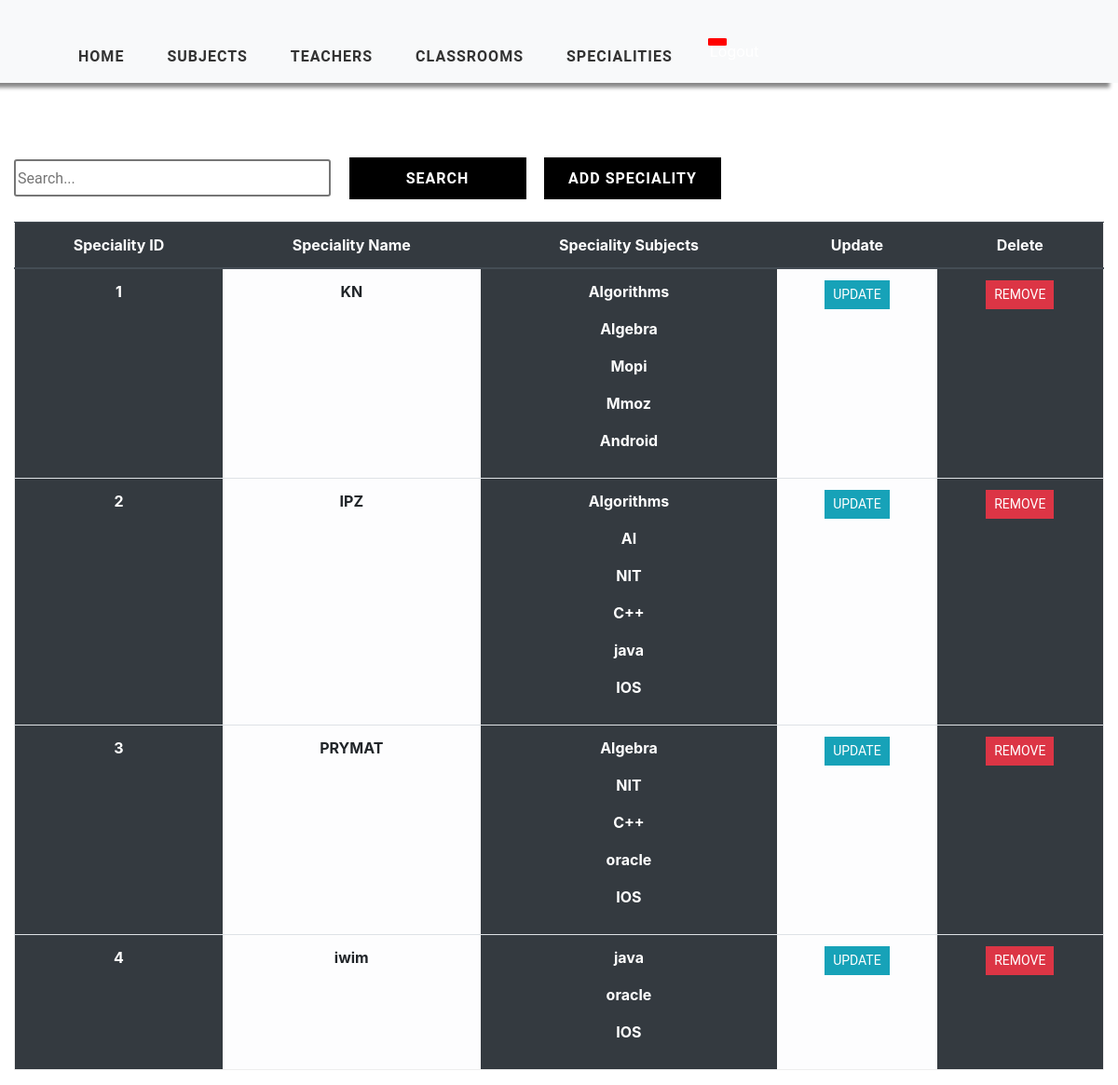
The page /speciality/list on the database its author committed.
### timetableCSP/models.py (models this page shows, shortened)
class Speciality(models.Model):
    speciality_id = models.AutoField(primary_key=True)
    speciality_name = models.CharField(max_length=2000, null=True)
    subjects = models.ManyToManyField(Subject, null=True)

class Subject(models.Model):
    subject_id = models.AutoField(primary_key=True)
    subject_name = models.CharField(max_length=1000, null=True)
    subject_number_of_students = models.IntegerField(null=True)
    subject_groups = models.IntegerField(null=True)
    teacher = models.ForeignKey(Teacher,null=True,on_delete=models.SET_NULL)

### timetableCSP/views.py (the view)
# urls.py: path('speciality/list', views.specialitiesList, name='list-speciality'),
def specialitiesList(request):
    specialities = Speciality.objects.all()
    context = {'specialities': specialities}
    return render(request, 'listSpeciality.html', context)

### templates/listSpeciality.html (shortened to what this page needs)
{% extends 'main.html' %}
{% load static %}
{% block content %}
    <div class="container-fluid">
    <div class="search">
        <input type="text" class="searchbox" placeholder="Search...">
        <input type="submit" value="Search" class="searchButton">
        <a href="{% url 'add-speciality' %}"><button class="searchButton">Add Speciality </button></a>
    </div>
	<div class="table-responsive-lg">
        <table class="table ">
            <thead class="thead-dark">
			<tr>
                <div class="header__item filter__link">
                  <th class="text-center" scope="col">Speciality ID</th>
                </div>
                <div class="header__item filter__link" >
                   <th scope="col" class="text-center">Speciality Name</th>
                </div>
                <div class="header__item filter__link">
                  <th class="text-center" scope="col">Speciality Subjects</th>
                </div>
                <div class="header__item filter__link">
                    <th class="text-center" scope="col"> Update</th>
                </div>
                <div class="header__item filter__link">
                     <th class="text-center" scope="col">Delete</th>
                </div>
			</tr>
            </thead>
                {% for speciality in specialities %}
				    <tr>
                        <th scope="row" class="table-dark text-center">{{ speciality.speciality_id }}</th>
						<th scope="row" class="table-light text-center"  >{{ speciality.speciality_name }}</th>
                        <th scope="row" class="table-dark text-center"  >
                            {% for sub in speciality.subjects.all %}
                            <p>{{ sub.subject_name }}</p>
                            {% endfor %}
                        </th>
                        <th scope="row" class="table-light text-center"> <a href="{% url 'update-speciality' speciality.speciality_id %}" class="btn btn-sm btn-info">Update</a></th>
                        <th scope="row" class="table-dark text-center"> <a href="{% url 'delete-speciality' speciality.speciality_id %}" class="btn btn-sm btn-danger" >Remove</a></th>
					</tr>
                {% endfor %}
        </table>
</div>
    </div>
{% endblock %}

### static/css/style.css (style rules this page uses)
a { cursor: pointer; }

### static/css/tables.css (style rules this page uses)
*, *:before, *:after { box-sizing: border-box; }
body { font-family: "Roboto", sans-serif; margin: 0; }
.table { border: 1px solid #eeeeee; overflow-y: auto; overflow-x: auto; overflow-style: marquee-line; height: 720px; }
.table-data, .header__item { flex: 1 1 20%; text-align: center; font-family: Roboto, sans-serif; font-weight: bold; }
.header__item { text-transform: uppercase; }
.filter__link { color: white; text-decoration: none; position: relative; display: inline-block; padding-left: 24px; padding-right: 24px; }
.filter__link::after { content: ""; position: absolute; right: -18px; color: white; font-size: 12px; top: 50%; transform: translateY(-50%); }
.btn { border-radius: 0 !important; font-family: Roboto, sans-serif !important; text-transform: uppercase; }
.search { display: inline-block; }
.searchbox { width: 340px; height: 40px; border-style: solid; border-radius: 3px; font-family: Roboto, sans-serif; text-align: justify; }
.searchButton { width: 190px; height: 45px ; font-family: Roboto, sans-serif; text-transform: uppercase; letter-spacing: 1px; font-weight: bolder; color: white ; background: black; margin-left: 15px; margin-top: 40px; border-color: black ; border-radius: 0 ; border-style: solid; border-width: 3px ; }

### rows shown on the page
Speciality: speciality_id "1", speciality_name "KN"
Subject: subject_name "Algorithms"
Subject: subject_name "Algebra"
Subject: subject_name "Mopi"
Subject: subject_name "Mmoz"
Subject: subject_name "Android"
Speciality: speciality_id "2", speciality_name "IPZ"
Subject: subject_name "AI"
Subject: subject_name "NIT"
Subject: subject_name "C++"
Subject: subject_name "java"
Subject: subject_name "IOS"
Speciality: speciality_id "3", speciality_name "PRYMAT"
Subject: subject_name "oracle"
Speciality: speciality_id "4", speciality_name "iwim"
